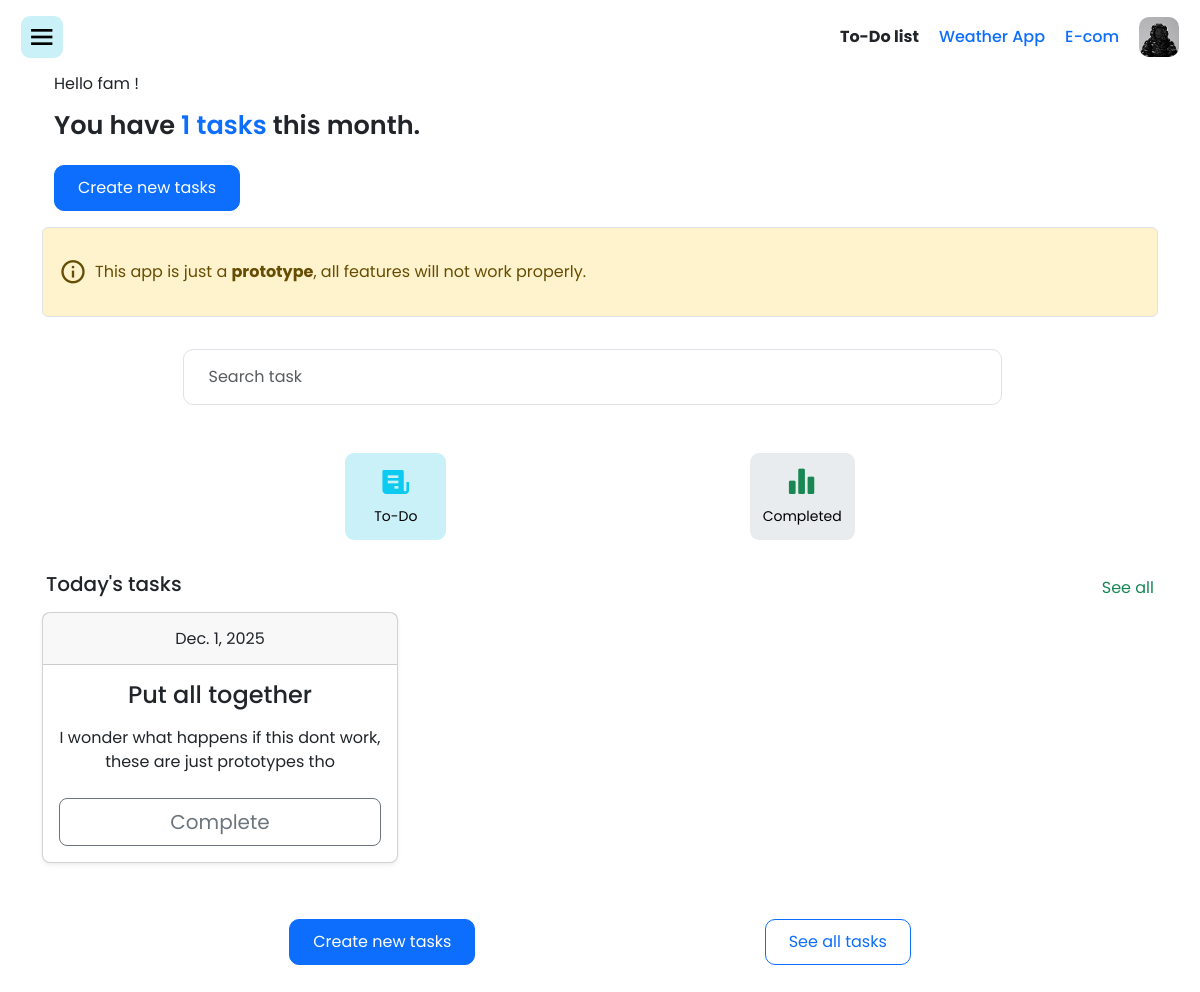
The page / on the database its author committed.
### tasks/models.py (models this page shows, shortened)
class Task(models.Model):
    PRIORITY_CHOICES = [
        (1, 'Low'),
        (2, 'Medium'),
        (3, 'High'),
    ]
    title = models.CharField(max_length=200)
    description = models.TextField(blank=True, null=True)
    priority = models.IntegerField(choices=PRIORITY_CHOICES, default=2)
    due_date = models.DateField(null=True, blank=True)
    completed = models.BooleanField(default=False)
    date_added = models.DateTimeField(auto_now_add=True, null=True)
    class Meta:
        ordering = ["-date_added"]

### tasks/views.py (the view)
# urls.py: path('', views.index, name='index'),
def index(request):
    tasks = Task.objects.filter(completed=False)
    task_count = tasks.count()
    form = TaskForm()
    return render(request, 'tasks/index.html', {
        'tasks': tasks,
        'form': form,
        'task_count': task_count,
    })

### tasks/forms.py
class TaskForm(forms.ModelForm):
    class Meta:
        model = Task
        fields = ['title', 'description', 'priority', 'due_date']

### templates/tasks/index.html (shortened to what this page needs)
{%extends 'partials/base.html'%}
{%block content%}
<div class="container greeting">
  <p class="">Hello fam !</p>
  <h4 class="lead">
    You have <span class="text-primary">{{task_count}} tasks</span> this month.
  </h4>
  <a href="{%url 'tasks:add_task'%}" class="btn bby btn-primary my-3">Create new tasks</a>
</div>
<div class="alert d-flex align-items-center gap-2 justify-content-start alert-warning border text-center" role="alert">
  <i class='bx fs-3 bx-info-circle'></i>
  <p class="mt-3">This app is just a <strong>prototype</strong>, all features will not work properly.</p>
</div>
<div class="container my-2">
  <header class="py-3 mb-3">
    <div class="d-flex align-items-center justify-content-center">
      <form class="w-75 me-3 search" role="search">
        <input type="search" class="form-control" placeholder="Search task" aria-label="Search">
      </form>
    </div>
</div>
</div>
<div class="container my-2">
  <header class="py-3 mb-3">
    <div class="d-flex align-items-center justify-content-evenly">
      <a href="#" class="similar bg-body-primary">
        <div class="d-flex flex-column gap-2 p-2 align-items-center">
          <i class='bx bxs-receipt text-info'></i>
          <small class="py-0 px-3">To-Do</small>
        </div>
      </a>
      <a href="#" class="similar2 bg-body-secondary">
        <div class="d-flex flex-column gap-2 p-2 align-items-center">
          <i class='bx bxs-bar-chart-alt-2 text-success'></i>
          <small>Completed</small>
        </div>
      </a>
    </div>
</div>
<div class="container d-flex justify-content-between align-items-center px-3 my-2">
  <h5>Today's tasks</h5>
  <a href="{%url 'tasks:all_tasks'%}" class="text-success">See all</a>
</div>
<div class="container">
  {%if tasks%}
  <div class="row row-cols-1 row-cols-md-3 mb-3 text-center">
    {%for task in tasks%}
    <div class="col">
      <div class="card mb-4 rounded-3 shadow-sm">
        <div class="card-header py-3">
          <h6 class="my-0 fw-normal">{{task.due_date}}</h6>
        </div>
        <div class="card-body">
          <h4 class="card-title pricing-card-title">{{task.title}}</h4>
          <p class="mt-3 mb-4">
            {{task.description}}
          </p>
          <a href="{%url 'tasks:complete_task' task.id%}" class="w-100 btn btn-lg btn-outline-secondary">Complete</a>
        </div>
      </div>
    </div>
    {%endfor%}
    {%else%}
    <div class="container text-center">
        <h4 class="mt-5">You do not have any pending tasks</h4>
        <a href="{%url 'tasks:add_task'%}" class="btn bby btn-primary mt-2">Create new tasks</a>
    </div>
    {%endif%}
  </div>
</div>
<div class="text-center d-flex justify-content-evenly">
  <a href="{%url 'tasks:add_task'%}" class="btn bby btn-primary my-3">Create new tasks</a>
  <a href="{%url 'tasks:all_tasks'%}" class="btn bby btn-outline-primary my-3">See all tasks</a>
</div>
<br><br><br><br>
{%endblock%}

### templates/partials/base.html (style rules this page uses)
body { font-family: "Poppins", sans-serif; }
a { text-decoration: none; }
.bx { font-weight: normal; font-size: 2em; }

### templates/tasks/index.html (style rules this page uses)
.greeting { line-height: 20px; }
.lead { font-size: 1.6em; font-weight: 600; }
.form-control { padding: 15px 25px; border-radius: 10px; }
.similar { display: flex; justify-content: space-between; align-items: center; text-decoration: none; background: #CAF0F8; color: #000000; padding: 5px; border-radius: 9px; }
.similar2 { display: flex; justify-content: space-between; align-items: center; text-decoration: none; color: #000000; padding: 5px; border-radius: 9px; }
.bby { padding: 10px 23px; border-radius: 10px; }

### rows shown on the page
Task: due_date "Dec. 1, 2025", title "Put all together", description "I wonder what happens if this dont work, these are just prototypes tho"

### other values the page prints
{{ task_count }} "1"
